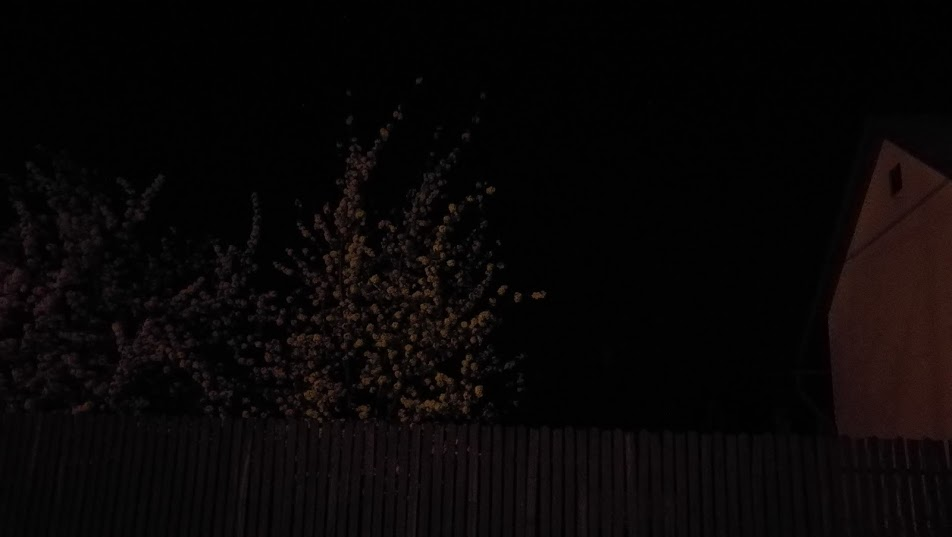
#> input picture minta_dark_street/01_input.jpg, 952 x 537 px
$ python feladat_megoldas.py   (older library calls are emulated)
#> lines starting #> are read from the running program, lines starting #| are printed output that depends on the picture
"""dark street feladat"""
import cv2
import numpy as np

# A részeredmények a következő állományokban találhatóak
#
# 01_input.jpg
# 03_L_histeq.png
# 04_L_histstretch.png
# 06_mod_bgr.png
# 07_cut.png


# Részeredmények megjelenítése a programban külön ablakokban.
# Összesen 1 pont

# 1.) Olvassa be a 01_input.jpg kontrasztszegény színes képet!
#     1 pont

img = cv2.imread("01_input.jpg")
#> img is the input picture: shape (537, 952, 3); mean B, G, R 6.2, 6.2, 9

# 2.) Konvertálja át BGR-ből Lab színtérbe és bontsa fel csatornákra!
#     2 pont

lab_img = cv2.cvtColor(img, cv2.COLOR_BGR2LAB)
#> lab_img: shape (537, 952, 3); mean of channels 0, 1, 2 5.5, 129.2, 128.5
chan_l, chan_a, chan_b = cv2.split(lab_img)
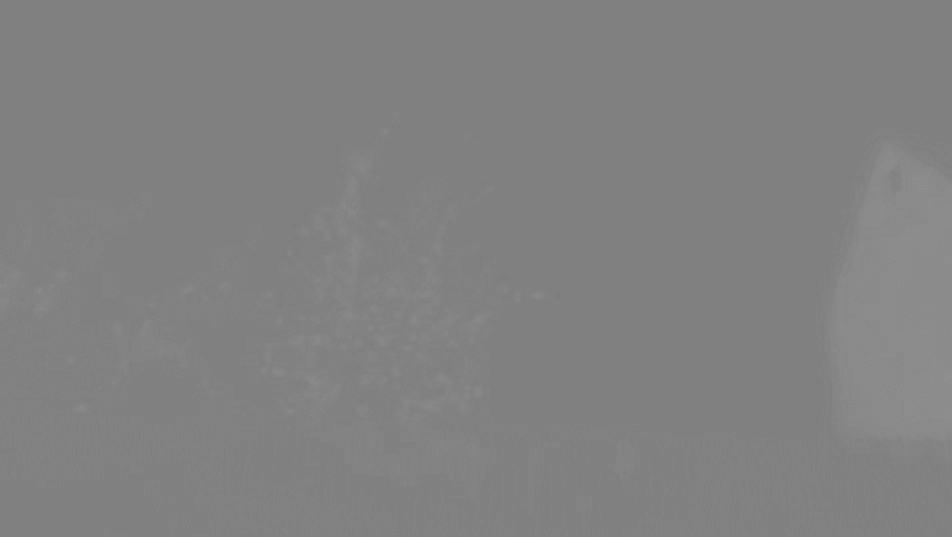
#> chan_a: shape (537, 952); min 126, max 144, mean 129.2

# Jelenítse meg a részfeladat eredményét!

cv2.imshow("bgr2lab", lab_img)
cv2.waitKey(0)
cv2.destroyWindow("bgr2lab")

# 3.) A szürkeárnyalatos (L) csatornán hajtson végre hisztogram kiegyenlítést!
#     1 pont

hist_eq = cv2.equalizeHist(chan_l)
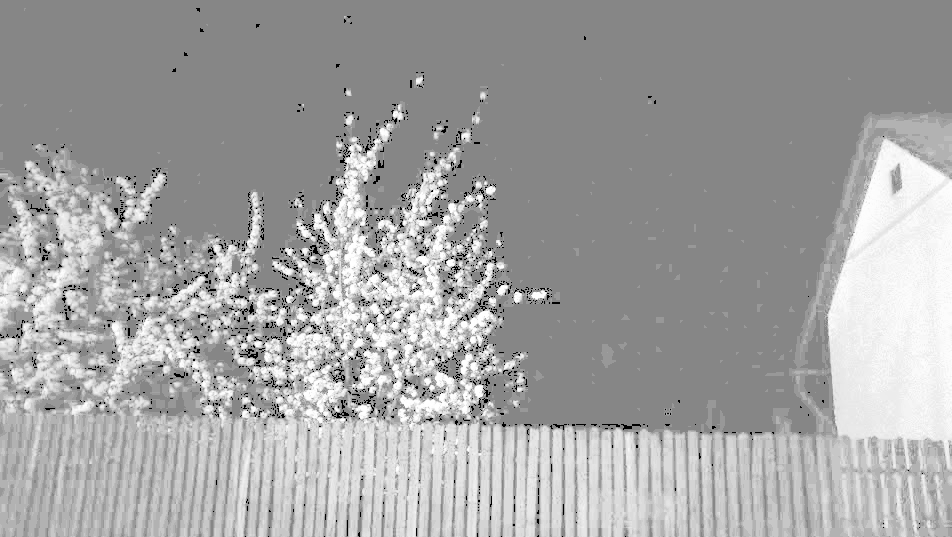
#> hist_eq: shape (537, 952); min 0, max 255, mean 162.8

# Jelenítse meg a részfeladat eredményét!

cv2.imshow("hist_eq", hist_eq)
cv2.waitKey(0)
cv2.destroyWindow("hist_eq")


# 4.) A hisztogram kiegyenlített képen hajtson végre kontraszt széthúzást egy
#     megfelelő tartomány választásával, hogy az égbolt egyenletes fekete
#     színű legyen.
#     3 pont

th_lower = 170
th_upper = 255
hist_eq[hist_eq > th_upper] = th_upper
hist_eq[hist_eq < th_lower] = th_lower
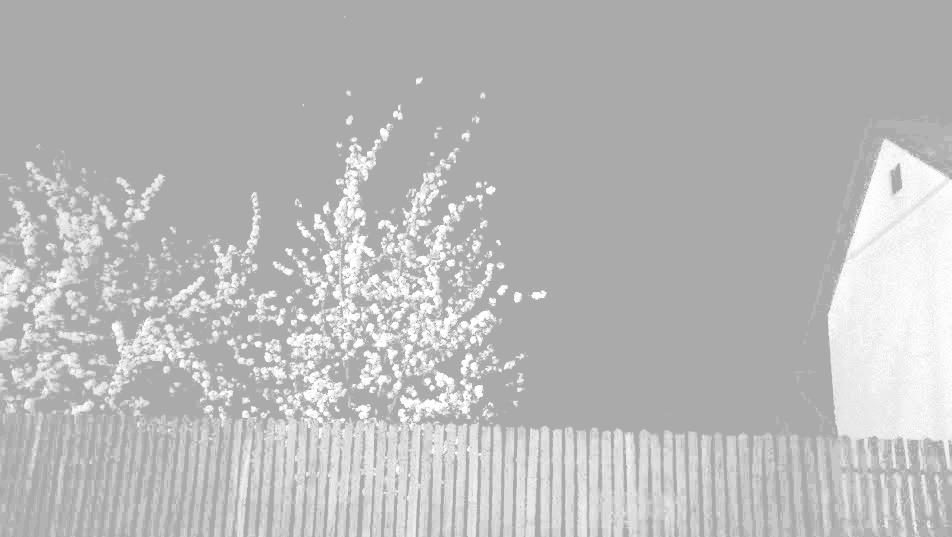
#> hist_eq: shape (537, 952); min 170, max 255, mean 185.2

hist_stretch = cv2.normalize(hist_eq, None, 0, 255, norm_type=cv2.NORM_MINMAX, dtype=cv2.CV_8UC1)
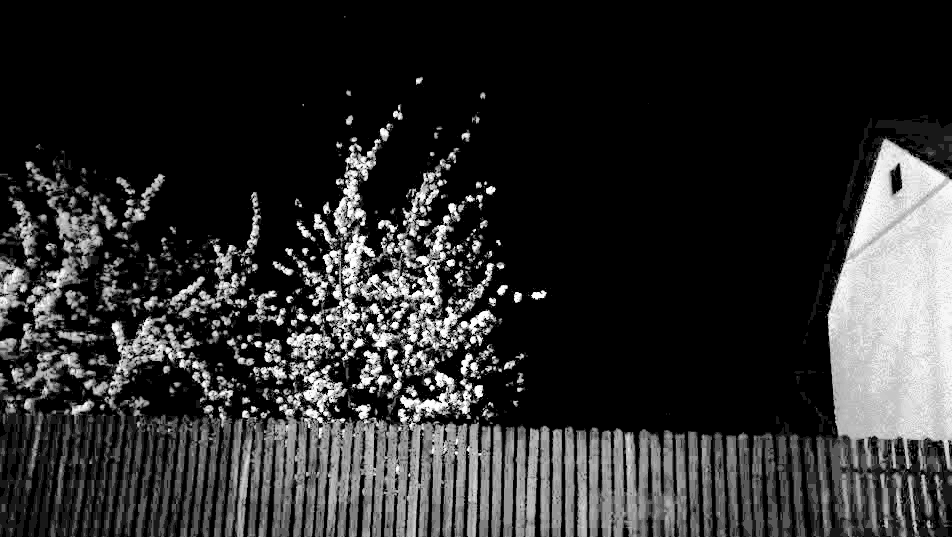
#> hist_stretch: shape (537, 952); min 0, max 255, mean 45.6

# cv2.imshow("thresh_stretch", hist_stretch)
# cv2.waitKey(0)
# cv2.destroyWindow("thresh_stretch")


# 5.) Az a és b csatornák intenzitásait szorozza meg 1.2 értékkel!
#     Ügyeljen a túlcsordulások megfelelő csonkolásos kezelésére!
#     2 pont

chan_a = np.clip(chan_a*1.2, 0, 255).astype('uint8')
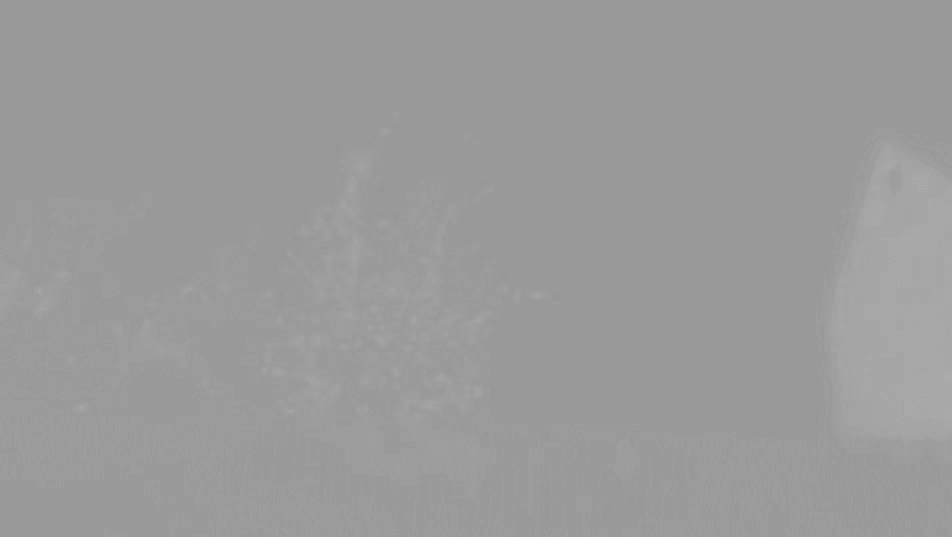
#> chan_a: shape (537, 952); min 151, max 172, mean 154.5
chan_b = np.clip(chan_b*1.2, 0, 255).astype('uint8')

# Jelenítse meg a részfeladat eredményét!

cv2.imshow("chan_a_intensity", chan_a)
cv2.imshow("chan_b_intensity", chan_b)
cv2.waitKey(0)
cv2.destroyWindow("chan_a_intensity")
cv2.destroyWindow("chan_b_intensity")

# 6.) A módosított L, a és b csatornákat fűzze össze egy 3-csatornás képpé,
#     és alakítsa vissza BGR színtérbe!
#     2 pont

merged = cv2.merge([hist_stretch, chan_a, chan_b])
#> merged: shape (537, 952, 3); mean of channels 0, 1, 2 45.6, 154.5, 153.6
merged = cv2.cvtColor(merged, cv2.COLOR_LAB2BGR)
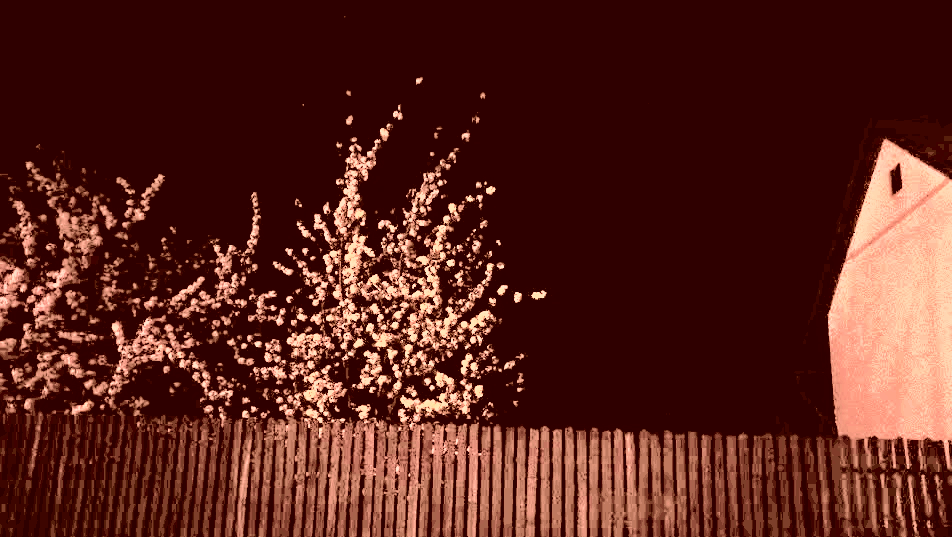
#> merged: shape (537, 952, 3); mean B, G, R 28.6, 36.1, 90.2

# Jelenítse meg a részfeladat eredményét!

cv2.imshow("merged", merged)
cv2.waitKey(0)
cv2.destroyWindow("merged")

# 7.) A képből vágja ki a házat tartalmazó részt!
#     2 pont

x1, y1 = 750, 100  # bal felso sarka a kivagando kepnek
x2, y2 = 947, 429  # jobb also sarka a kivagando kepnek
# amikor imshownal latod a kepet es hoverelsz rajta kurzorral latszanak a koordinatak a bal also sarokban
# vagy csak az eredeti es a kivagott mintakep dimenzioibol visszaszamolsz idk

house = merged[y1:y2, x1:x2]

# Jelenítse meg a részfeladat eredményét!

cv2.imshow("haziko", house)
cv2.waitKey(0)
cv2.destroyWindow("haziko")

# 8.) A kivágott részen hajtson végre Gauss-simítást, és az eredményt
#     másolja vissza az eredeti képbe!
#     2 pont

dr_ghauss = cv2.GaussianBlur(house, (5, 5), sigmaX=2.0, sigmaY=2.0)
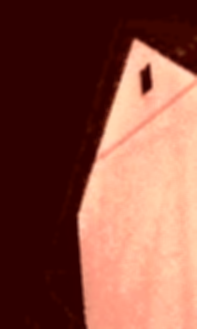
#> dr_ghauss: shape (329, 197, 3); mean B, G, R 66.4, 80.3, 137.6

# [9 lines of commented-out code are left out]

res = merged.copy()  # elsimitott kepet nem tudtam rarakni az eredetire szoval az kimarad boo hoo

# 9.) A végeredményt írja ki egy png típusú állományba!
#     0,5 pont

cv2.imwrite("res.png", res)
